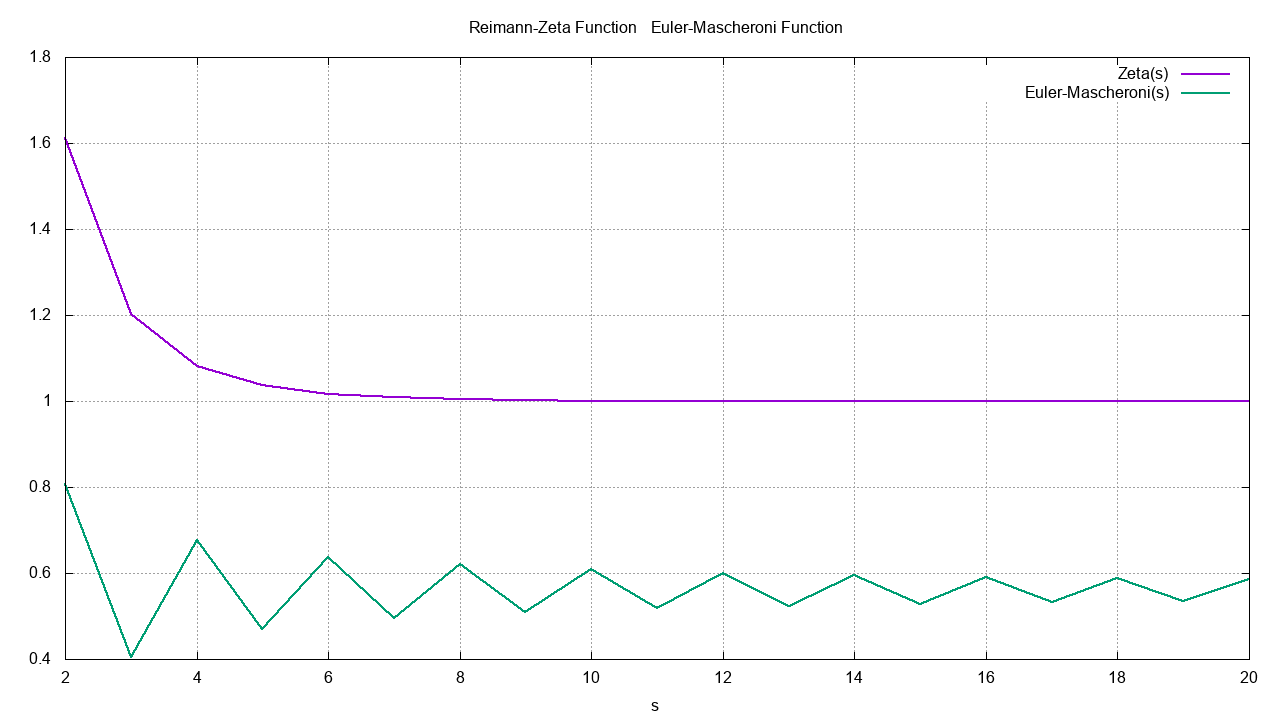

Generate this figure with gnuplot:
set xlabel "s"
set title "Reimann-Zeta Function & Euler-Mascheroni Function"


set grid

set terminal png size 1280,720
set output "Function22.png"
plot "Function22.dat" u 1:(column("Zeta(s)")) w l lw 2, "" u 1:(column("Euler-Mascheroni(s)")) w l lw 2

set terminal wxt background '#00222222'
plot "Function22.dat" u 1:(column("Zeta(s)")) w l lw 2, "" u 1:(column("Euler-Mascheroni(s)")) w l lw 2